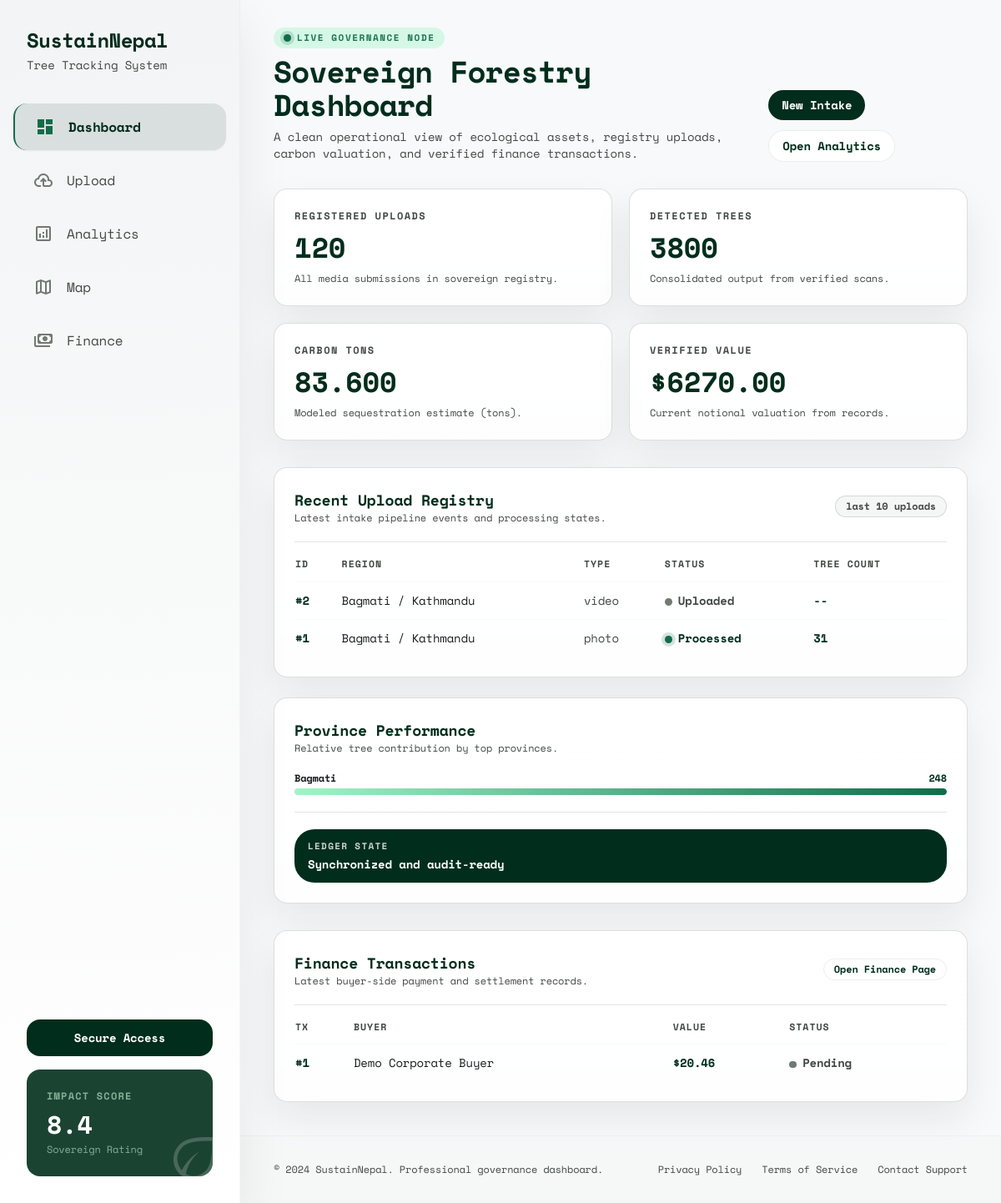
The app's page /sovereign-dashboard/ with its own data.
### app/models.py (models this page shows, shortened)
class MediaUpload(models.Model):
	user = models.ForeignKey(settings.AUTH_USER_MODEL, on_delete=models.SET_NULL, null=True, blank=True)
	file = models.FileField(upload_to='uploads/%Y/%m/%d/')
	media_type = models.CharField(max_length=16, choices=MediaType.choices)
	latitude = models.DecimalField(max_digits=9, decimal_places=6)
	longitude = models.DecimalField(max_digits=9, decimal_places=6)
	province = models.CharField(max_length=100)
	district = models.CharField(max_length=100)
	status = models.CharField(max_length=16, choices=UploadStatus.choices, default=UploadStatus.UPLOADED)
	upload_date = models.DateTimeField(auto_now_add=True)

class TreeDetection(models.Model):
	media = models.OneToOneField(MediaUpload, on_delete=models.CASCADE, related_name='detection')
	tree_count = models.PositiveIntegerField(default=0)
	species_detected = models.JSONField(default=list, blank=True)
	confidence_score = models.DecimalField(max_digits=4, decimal_places=3, default=Decimal('0.000'))
	forest_density_score = models.DecimalField(max_digits=4, decimal_places=3, default=Decimal('0.000'))
	processed_at = models.DateTimeField(default=timezone.now)

class FinanceTransaction(models.Model):
	carbon_record = models.ForeignKey(CarbonRecord, on_delete=models.CASCADE, related_name='transactions')
	buyer_company = models.CharField(max_length=255)
	price_per_ton = models.DecimalField(max_digits=10, decimal_places=2)
	total_value = models.DecimalField(max_digits=12, decimal_places=2)
	payment_status = models.CharField(max_length=16, choices=PaymentStatus.choices, default=PaymentStatus.PENDING)
	transaction_date = models.DateTimeField(default=timezone.now)

### app/views.py (the view)
# urls.py: path('sovereign-dashboard/', sovereign_dashboard_page, name='sovereign_dashboard'),
def sovereign_dashboard_page(request):
	return render(request, 'app/sovereign_dashboard.html', _build_page_context('sovereign-dashboard'))

### templates/app/sovereign_dashboard.html (shortened to what this page needs)
{% extends 'base.html' %}
{% block body_class %}bg-background text-on-surface min-h-screen{% endblock %}
{% block extra_head %}
<script id="tailwind-config">
        tailwind.config = {
            darkMode: "class",
            theme: {
                extend: {
                    colors: {
                        "on-error": "#ffffff",
                        "tertiary": "#152b1c",
                        "on-primary-fixed-variant": "#274e3d",
                        "surface-container-low": "#f3f4f5",
                        "secondary-fixed": "#a1f4c8",
                        "primary-fixed": "#c1ecd4",
                        "tertiary-fixed-dim": "#b3cdb7",
                        "primary": "#012d1d",
                        "on-secondary-fixed": "#002113",
                        "surface-container-highest": "#e1e3e4",
                        "background": "#f8f9fa",
                        "on-surface-variant": "#414844",
                        "on-secondary": "#ffffff",
                        "on-tertiary-fixed": "#092012",
                        "on-tertiary-container": "#93ad98",
                        "surface-variant": "#e1e3e4",
                        "error-container": "#ffdad6",
                        "tertiary-container": "#2a4131",
                        "tertiary-fixed": "#cee9d3",
                        "secondary": "#116c4a",
                        "on-surface": "#191c1d",
                        "on-primary": "#ffffff",
                        "inverse-primary": "#a5d0b9",
                        "inverse-on-surface": "#f0f1f2",
                        "on-secondary-fixed-variant": "#005236",
                        "on-primary-fixed": "#002114",
                        "surface-container": "#edeeef",
                        "on-background": "#191c1d",
                        "on-primary-container": "#86af99",
                        "surface-container-high": "#e7e8e9",
                        "primary-container": "#1b4332",
                        "error": "#ba1a1a",
                        "outline": "#717973",
                        "surface-dim": "#d9dadb",
                        "secondary-fixed-dim": "#86d7ad",
                        "secondary-container": "#a1f4c8",
                        "outline-variant": "#c1c8c2",
                        "on-secondary-container": "#1b724f",
                        "surface": "#f8f9fa",
                        "inverse-surface": "#2e3132",
                        "primary-fixed-dim": "#a5d0b9",
                        "surface-bright": "#f8f9fa",
                        "on-error-container": "#93000a",
                        "on-tertiary-fixed-variant": "#354c3b",
                        "surface-container-lowest": "#ffffff",
                        "surface-tint": "#3f6653",
                        "on-tertiary": "#ffffff"
                    },
                    fontFamily: {
                        "headline": ["Manrope"],
                        "body": ["Inter"],
                        "label": ["Inter"]
                    },
                    borderRadius: {"DEFAULT": "0.25rem", "lg": "0.5rem", "xl": "1.5rem", "full": "9999px"},
                },
            },
        }
    </script>
{% endblock %}
{% block content %}
<main class="flex min-h-screen flex-col bg-surface">
<section class="px-10 pb-10 pt-8">
<div class="mx-auto flex w-full max-w-7xl flex-col gap-8">
<div class="flex flex-col gap-5 md:flex-row md:items-end md:justify-between">
<div>
<p class="mb-2 inline-flex items-center rounded-full bg-secondary-container/40 px-3 py-1 text-[11px] font-bold uppercase tracking-[0.14em] text-on-secondary-container">
<span class="status-dot status-dot-live"></span>Live Governance Node
</p>
<h1 class="text-4xl font-bold tracking-tight text-primary">Sovereign Forestry Dashboard</h1>
<p class="mt-2 max-w-2xl text-sm text-on-surface-variant">A clean operational view of ecological assets, registry uploads, carbon valuation, and verified finance transactions.</p>
</div>
<div class="flex flex-wrap items-center gap-3">
<a class="rounded-xl bg-primary px-4 py-2 text-sm font-bold text-on-primary transition-opacity hover:opacity-90" href="{% url 'app:data_intake_upload' %}">New Intake</a>
<a class="rounded-xl border border-outline-variant/30 bg-surface-container-lowest px-4 py-2 text-sm font-bold text-primary transition-colors hover:bg-surface-container-low" href="{% url 'app:trust_analytics' %}">Open Analytics</a>
</div>
</div>
<div class="grid gap-5 sm:grid-cols-2 xl:grid-cols-4">
<article class="pro-card rounded-2xl p-6">
<p class="text-xs font-bold uppercase tracking-[0.12em] text-on-surface-variant">Registered Uploads</p>
<p class="kpi-value mt-3">{{ summary.total_uploads }}</p>
<p class="mt-3 text-xs text-on-surface-variant">All media submissions in sovereign registry.</p>
</article>
<article class="pro-card rounded-2xl p-6">
<p class="text-xs font-bold uppercase tracking-[0.12em] text-on-surface-variant">Detected Trees</p>
<p class="kpi-value mt-3">{{ summary.total_trees }}</p>
<p class="mt-3 text-xs text-on-surface-variant">Consolidated output from verified scans.</p>
</article>
<article class="pro-card rounded-2xl p-6">
<p class="text-xs font-bold uppercase tracking-[0.12em] text-on-surface-variant">Carbon Tons</p>
<p class="kpi-value mt-3">{{ summary.total_carbon_tons }}</p>
<p class="mt-3 text-xs text-on-surface-variant">Modeled sequestration estimate (tons).</p>
</article>
<article class="pro-card rounded-2xl p-6">
<p class="text-xs font-bold uppercase tracking-[0.12em] text-on-surface-variant">Verified Value</p>
<p class="kpi-value mt-3">${{ summary.total_value }}</p>
<p class="mt-3 text-xs text-on-surface-variant">Current notional valuation from records.</p>
</article>
</div>
<div class="grid gap-6 xl:grid-cols-12">
<section class="pro-card rounded-2xl p-6 xl:col-span-8">
<div class="mb-5 flex items-center justify-between">
<div>
<h2 class="text-lg font-bold text-primary">Recent Upload Registry</h2>
<p class="text-xs text-on-surface-variant">Latest intake pipeline events and processing states.</p>
</div>
<span class="muted-chip rounded-full px-3 py-1 text-xs font-bold text-on-surface-variant">last 10 uploads</span>
</div>
<div class="line-divider"></div>
<div class="mt-4 overflow-x-auto">
<table class="min-w-full text-left">
<thead>
<tr>
<th class="table-head pb-3 pr-4">ID</th>
<th class="table-head pb-3 pr-4">Region</th>
<th class="table-head pb-3 pr-4">Type</th>
<th class="table-head pb-3 pr-4">Status</th>
<th class="table-head pb-3 pr-4">Tree Count</th>
</tr>
</thead>
<tbody>
{% for upload in recent_uploads %}
<tr class="border-t border-outline-variant/10">
<td class="py-3 pr-4 text-sm font-bold text-primary">#{{ upload.id }}</td>
<td class="py-3 pr-4 text-sm text-on-surface">{{ upload.province }} / {{ upload.district }}</td>
<td class="py-3 pr-4 text-sm text-on-surface-variant">{{ upload.media_type }}</td>
<td class="py-3 pr-4 text-sm">
{% if upload.status == 'processed' %}
<span class="status-dot status-dot-live"></span><span class="font-bold text-primary">Processed</span>
{% else %}
<span class="status-dot status-dot-muted"></span><span class="font-bold text-on-surface-variant">{{ upload.status|title }}</span>
{% endif %}
</td>
<td class="py-3 pr-4 text-sm font-bold text-primary">
{% if upload.detection %}
{{ upload.detection.tree_count }}
{% else %}
--
{% endif %}
</td>
</tr>
{% empty %}
<tr>
<td class="py-5 text-sm text-on-surface-variant" colspan="5">No uploads available yet.</td>
</tr>
{% endfor %}
</tbody>
</table>
</div>
</section>
<section class="pro-card rounded-2xl p-6 xl:col-span-4">
<div class="mb-5">
<h2 class="text-lg font-bold text-primary">Province Performance</h2>
<p class="text-xs text-on-surface-variant">Relative tree contribution by top provinces.</p>
</div>
<div class="space-y-4">
{% for item in province_breakdown %}
<div>
<div class="mb-1 flex items-center justify-between text-xs">
<span class="font-bold text-on-surface">{{ item.province }}</span>
<span class="font-bold text-primary">{{ item.total_trees }}</span>
</div>
<div class="h-2 overflow-hidden rounded-full bg-surface-container-highest">
<div class="h-full rounded-full bg-gradient-to-r from-secondary-fixed to-secondary" style="width:{% if forloop.first %}100%{% elif forloop.counter == 2 %}80%{% elif forloop.counter == 3 %}65%{% elif forloop.counter == 4 %}50%{% else %}35%{% endif %}"></div>
</div>
</div>
{% empty %}
<p class="text-sm text-on-surface-variant">No province data available.</p>
{% endfor %}
</div>
<div class="line-divider my-5"></div>
<div class="rounded-xl bg-primary px-4 py-3 text-on-primary">
<p class="text-[11px] font-bold uppercase tracking-[0.12em] opacity-80">Ledger State</p>
<p class="mt-1 text-sm font-bold">Synchronized and audit-ready</p>
</div>
</section>
</div>
<section class="pro-card rounded-2xl p-6">
<div class="mb-5 flex items-center justify-between">
<div>
<h2 class="text-lg font-bold text-primary">Finance Transactions</h2>
<p class="text-xs text-on-surface-variant">Latest buyer-side payment and settlement records.</p>
</div>
<a class="rounded-xl border border-outline-variant/30 px-3 py-1 text-xs font-bold text-primary transition-colors hover:bg-surface-container-low" href="{% url 'app:verified_finance' %}">Open Finance Page</a>
</div>
<div class="line-divider"></div>
<div class="mt-4 overflow-x-auto">
<table class="min-w-full text-left">
<thead>
<tr>
<th class="table-head pb-3 pr-4">TX</th>
<th class="table-head pb-3 pr-4">Buyer</th>
<th class="table-head pb-3 pr-4">Value</th>
<th class="table-head pb-3 pr-4">Status</th>
</tr>
</thead>
<tbody>
{% for tx in latest_transactions %}
<tr class="border-t border-outline-variant/10">
<td class="py-3 pr-4 text-sm font-bold text-primary">#{{ tx.id }}</td>
<td class="py-3 pr-4 text-sm text-on-surface">{{ tx.buyer_company }}</td>
<td class="py-3 pr-4 text-sm font-bold text-primary">${{ tx.total_value }}</td>
<td class="py-3 pr-4 text-sm">
{% if tx.payment_status == 'completed' %}
<span class="status-dot status-dot-live"></span><span class="font-bold text-primary">Completed</span>
{% else %}
<span class="status-dot status-dot-muted"></span><span class="font-bold text-on-surface-variant">{{ tx.payment_status|title }}</span>
{% endif %}
</td>
</tr>
{% empty %}
<tr>
<td class="py-5 text-sm text-on-surface-variant" colspan="4">No finance transactions available.</td>
</tr>
{% endfor %}
</tbody>
</table>
</div>
</section>
</div>
</section>
<footer class="mt-auto border-t border-outline-variant/15 bg-surface-container-low/40 px-10 py-8">
<div class="mx-auto flex w-full max-w-7xl flex-col gap-3 text-xs text-on-surface-variant md:flex-row md:items-center md:justify-between">
<p>© 2024 SustainNepal. Professional governance dashboard.</p>
<div class="flex gap-6">
<a class="hover:text-primary" href="{% url 'app:landing_page' %}">Privacy Policy</a>
<a class="hover:text-primary" href="{% url 'app:landing_page' %}">Terms of Service</a>
<a class="hover:text-primary" href="{% url 'app:landing_page' %}">Contact Support</a>
</div>
</div>
</footer>
</main>
{% endblock %}

### templates/base.html (shortened to what this page needs)
<!DOCTYPE html>
<html lang="en">
<head>
    <script src="https://cdn.tailwindcss.com?plugins=forms,container-queries"></script>
    {% block extra_head %}{% endblock %}
</head>
<body class="{% block body_class %}bg-background text-on-surface{% endblock %}">
    <div{% if show_dashboard_sidebar %} class="flex min-h-screen"{% endif %}>
        {% if show_dashboard_sidebar %}
            {% include 'includes/sidebar.html' %}
            <div class="min-w-0 flex-1">
        {% endif %}
        {% block content %}{% endblock %}
        {% if show_dashboard_sidebar %}
            </div>
        {% endif %}
    </div>
</body>
</html>

### templates/includes/sidebar.html
<aside class="sticky top-0 flex h-screen w-72 shrink-0 flex-col border-r border-outline-variant/15 bg-gradient-to-b from-surface-container-low to-surface-container-lowest shadow-[0_24px_60px_rgba(25,28,29,0.08)]">
<div class="p-8 pb-5">
<a class="block" href="{% url 'app:landing_page' %}">
<h1 class="text-primary text-2xl font-extrabold tracking-tight">SustainNepal</h1>
<p class="mt-1 text-sm text-on-surface-variant">Tree Tracking System</p>
</a>
</div>
<nav aria-label="Global sidebar navigation" class="mt-4 flex-1 space-y-2 px-4">
{% for item in sidebar_nav %}
<a aria-current="{% if current_page == item.slug %}page{% else %}false{% endif %}" class="{% if current_page == item.slug %}border-l-2 border-secondary bg-[rgba(27,67,50,0.12)] font-semibold text-primary shadow-sm{% else %}text-on-surface-variant{% endif %} flex items-center gap-4 rounded-2xl px-6 py-4 transition-colors hover:bg-surface-container focus:outline-none focus:ring-2 focus:ring-secondary/30" href="{% url item.url_name %}" title="Go to {{ item.label }}">
<span class="material-symbols-outlined {% if current_page == item.slug %}text-secondary{% else %}text-outline{% endif %}"{% if current_page == item.slug %} style="font-variation-settings: 'FILL' 1;"{% endif %}>{{ item.icon }}</span>
<span>{{ item.label }}</span>
</a>
{% endfor %}
</nav>
<div class="p-8">
<a class="mb-4 flex items-center justify-center rounded-2xl bg-primary px-4 py-3 text-sm font-semibold text-on-primary transition-opacity hover:opacity-90" href="{% url 'app:secure_access_login' %}">Secure Access</a>
<div class="relative overflow-hidden rounded-2xl bg-primary-container p-6">
<div class="relative z-10">
<p class="text-on-primary-container text-xs font-bold uppercase tracking-widest mb-2">Impact Score</p>
<h4 class="text-white text-3xl font-extrabold">8.4</h4>
<p class="text-on-primary-container text-xs mt-1">Sovereign Rating</p>
</div>
<div class="absolute -right-4 -bottom-4 opacity-20">
<span class="material-symbols-outlined text-7xl text-white">eco</span>
</div>
</div>
</div>
</aside>

### records on screen
MediaUpload: id "2", province "Bagmati", district "Kathmandu", media_type "video", status "Uploaded"
MediaUpload: id "1", province "Bagmati", district "Kathmandu", media_type "photo", status "processed" (drawn), detection.tree_count "31"
FinanceTransaction: id "1", buyer_company "Demo Corporate Buyer", total_value "20.46", payment_status "Pending"

### other values on screen
{{ item.label }} "Dashboard" "Upload" "Analytics" "Map" "Finance"
{{ summary.total_uploads }} "120"
{{ summary.total_trees }} "3800"
{{ summary.total_carbon_tons }} "83.600"
{{ summary.total_value }} "6270.00"
{{ item.province }} "Bagmati"
{{ item.total_trees }} "248"
